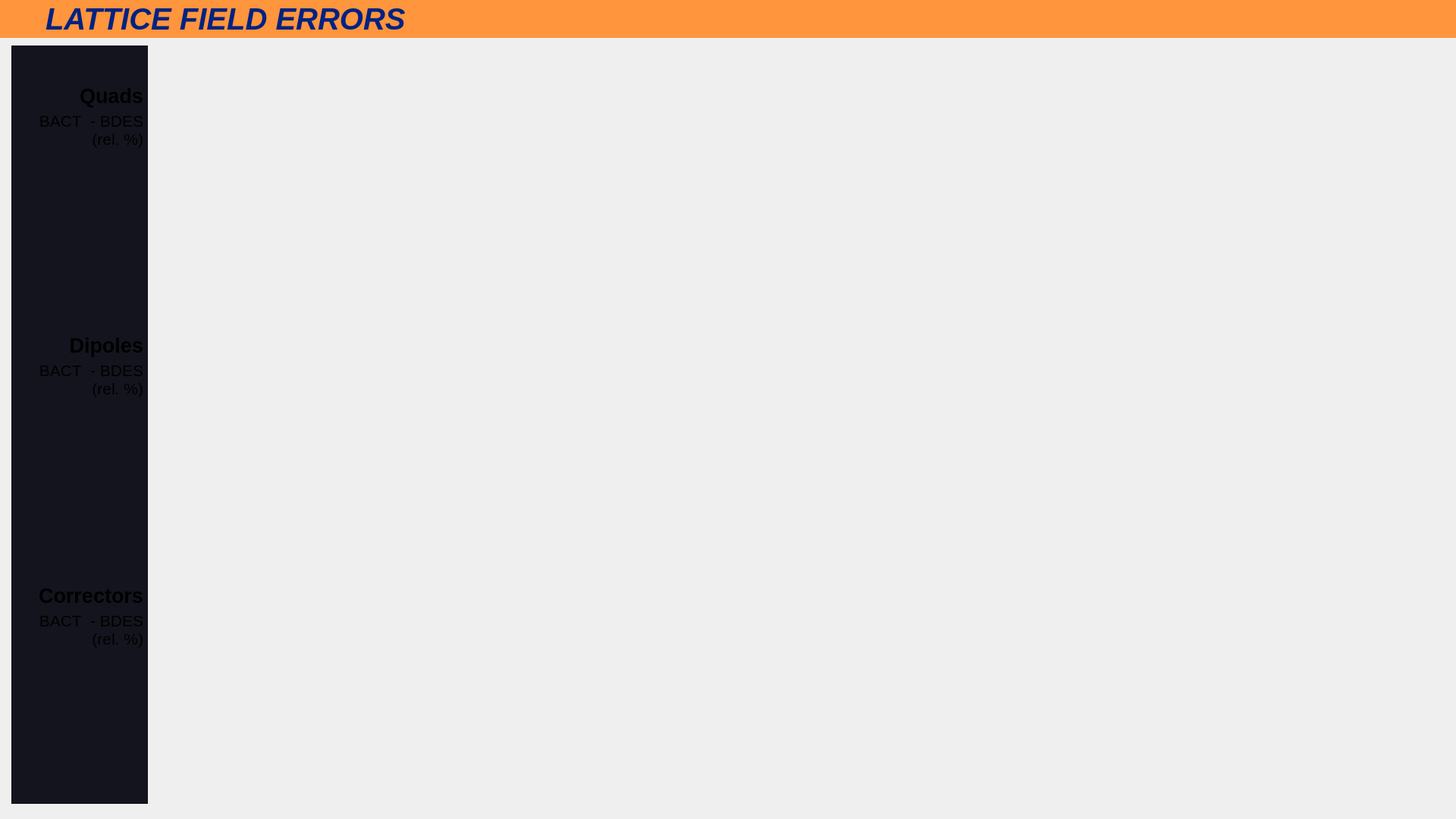
<?xml version="1.0" encoding="UTF-8"?>
<ui version="4.0">
 <class>Form</class>
 <widget class="QWidget" name="Form">
  <property name="geometry">
   <rect>
    <x>0</x>
    <y>0</y>
    <width>1920</width>
    <height>1080</height>
   </rect>
  </property>
  <property name="windowTitle">
   <string>Field Errors</string>
  </property>
  <widget class="QWidget" name="banner" native="true">
   <property name="geometry">
    <rect>
     <x>0</x>
     <y>0</y>
     <width>1920</width>
     <height>50</height>
    </rect>
   </property>
   <property name="styleSheet">
    <string notr="true">background-color: rgb(255,149,60);
color: rgb(0, 34, 130);</string>
   </property>
   <widget class="PyDMDrawingImage" name="F2_icon">
    <property name="geometry">
     <rect>
      <x>10</x>
      <y>5</y>
      <width>40</width>
      <height>40</height>
     </rect>
    </property>
    <property name="toolTip">
     <string/>
    </property>
    <property name="filename" stdset="0">
     <string>/home/fphysics/zack/workspace/resources/F2_icon.png</string>
    </property>
   </widget>
   <widget class="QLabel" name="title">
    <property name="geometry">
     <rect>
      <x>60</x>
      <y>0</y>
      <width>1000</width>
      <height>50</height>
     </rect>
    </property>
    <property name="font">
     <font>
      <pointsize>30</pointsize>
      <weight>75</weight>
      <italic>true</italic>
      <bold>true</bold>
     </font>
    </property>
    <property name="text">
     <string>LATTICE FIELD ERRORS</string>
    </property>
   </widget>
  </widget>
  <widget class="QWidget" name="body" native="true">
   <property name="geometry">
    <rect>
     <x>0</x>
     <y>50</y>
     <width>1920</width>
     <height>1030</height>
    </rect>
   </property>
   <property name="font">
    <font>
     <weight>50</weight>
     <italic>true</italic>
     <bold>false</bold>
    </font>
   </property>
   <property name="styleSheet">
    <string notr="true">background-color: rgb(0, 0, 10);
color: rgb(255, 255, 255);

PyDMLabel {
  border-radius: 5px;
}
PyDMLabel[alarmSensitiveBorder=&quot;true&quot;][alarmSeverity=&quot;0&quot;] {
  background-color: rgb(0,255,0);
  color: rgb(0,0,0);
}

PyDMLabel[alarmSensitiveBorder=&quot;true&quot;][alarmSeverity=&quot;1&quot;] {
  background-color: rgb(255,255,0);
  color: rgb(0,0,0);
}

PyDMLabel[alarmSensitiveBorder=&quot;true&quot;][alarmSeverity=&quot;2&quot;] {
  background-color: rgb(255,0,0);
  color: rgb(255,255,255);
}

PyDMLabel[alarmSensitiveBorder=&quot;true&quot;][alarmSeverity=&quot;3&quot;] {
  background-color: rgb(192,0,255);
  color: rgb(255,255,0);
}

PyDMLabel[alarmSensitiveBorder=&quot;true&quot;][alarmSeverity=&quot;4&quot;] {
  color: rgb(218,218,218);
  background-color: rgb(25,25,25);
}</string>
   </property>
   <widget class="QFrame" name="frame_labels">
    <property name="geometry">
     <rect>
      <x>15</x>
      <y>10</y>
      <width>180</width>
      <height>1000</height>
     </rect>
    </property>
    <property name="styleSheet">
     <string notr="true">background-color: rgb(20,20,30);</string>
    </property>
    <property name="frameShape">
     <enum>QFrame::StyledPanel</enum>
    </property>
    <property name="frameShadow">
     <enum>QFrame::Raised</enum>
    </property>
    <layout class="QGridLayout" name="gridLayout_12">
     <property name="leftMargin">
      <number>5</number>
     </property>
     <property name="topMargin">
      <number>10</number>
     </property>
     <property name="rightMargin">
      <number>5</number>
     </property>
     <property name="bottomMargin">
      <number>5</number>
     </property>
     <property name="horizontalSpacing">
      <number>10</number>
     </property>
     <property name="verticalSpacing">
      <number>5</number>
     </property>
     <item row="11" column="0">
      <spacer name="verticalSpacer">
       <property name="orientation">
        <enum>Qt::Vertical</enum>
       </property>
       <property name="sizeHint" stdset="0">
        <size>
         <width>20</width>
         <height>40</height>
        </size>
       </property>
      </spacer>
     </item>
     <item row="5" column="0">
      <widget class="QLabel" name="label_67">
       <property name="font">
        <font>
         <pointsize>20</pointsize>
         <weight>75</weight>
         <bold>true</bold>
        </font>
       </property>
       <property name="text">
        <string>Dipoles</string>
       </property>
       <property name="alignment">
        <set>Qt::AlignBottom|Qt::AlignRight|Qt::AlignTrailing</set>
       </property>
      </widget>
     </item>
     <item row="9" column="0">
      <widget class="QLabel" name="label_68">
       <property name="font">
        <font>
         <pointsize>20</pointsize>
         <weight>75</weight>
         <bold>true</bold>
        </font>
       </property>
       <property name="text">
        <string>Correctors</string>
       </property>
       <property name="alignment">
        <set>Qt::AlignBottom|Qt::AlignRight|Qt::AlignTrailing</set>
       </property>
      </widget>
     </item>
     <item row="2" column="0">
      <widget class="QLabel" name="label_69">
       <property name="font">
        <font>
         <pointsize>16</pointsize>
         <weight>50</weight>
         <bold>false</bold>
        </font>
       </property>
       <property name="text">
        <string>BACT  - BDES (rel. %)</string>
       </property>
       <property name="alignment">
        <set>Qt::AlignRight|Qt::AlignTop|Qt::AlignTrailing</set>
       </property>
       <property name="wordWrap">
        <bool>true</bool>
       </property>
      </widget>
     </item>
     <item row="4" column="0">
      <spacer name="verticalSpacer_5">
       <property name="orientation">
        <enum>Qt::Vertical</enum>
       </property>
       <property name="sizeType">
        <enum>QSizePolicy::Minimum</enum>
       </property>
       <property name="sizeHint" stdset="0">
        <size>
         <width>20</width>
         <height>40</height>
        </size>
       </property>
      </spacer>
     </item>
     <item row="8" column="0">
      <spacer name="verticalSpacer_4">
       <property name="orientation">
        <enum>Qt::Vertical</enum>
       </property>
       <property name="sizeHint" stdset="0">
        <size>
         <width>20</width>
         <height>40</height>
        </size>
       </property>
      </spacer>
     </item>
     <item row="1" column="0">
      <widget class="QLabel" name="label_66">
       <property name="font">
        <font>
         <pointsize>20</pointsize>
         <weight>75</weight>
         <bold>true</bold>
        </font>
       </property>
       <property name="text">
        <string>Quads</string>
       </property>
       <property name="alignment">
        <set>Qt::AlignBottom|Qt::AlignRight|Qt::AlignTrailing</set>
       </property>
      </widget>
     </item>
     <item row="3" column="0">
      <spacer name="verticalSpacer_3">
       <property name="orientation">
        <enum>Qt::Vertical</enum>
       </property>
       <property name="sizeHint" stdset="0">
        <size>
         <width>20</width>
         <height>40</height>
        </size>
       </property>
      </spacer>
     </item>
     <item row="7" column="0">
      <spacer name="verticalSpacer_2">
       <property name="orientation">
        <enum>Qt::Vertical</enum>
       </property>
       <property name="sizeType">
        <enum>QSizePolicy::Minimum</enum>
       </property>
       <property name="sizeHint" stdset="0">
        <size>
         <width>20</width>
         <height>40</height>
        </size>
       </property>
      </spacer>
     </item>
     <item row="10" column="0">
      <widget class="QLabel" name="label_71">
       <property name="font">
        <font>
         <pointsize>16</pointsize>
         <weight>50</weight>
         <bold>false</bold>
        </font>
       </property>
       <property name="text">
        <string>BACT  - BDES (rel. %)</string>
       </property>
       <property name="alignment">
        <set>Qt::AlignRight|Qt::AlignTop|Qt::AlignTrailing</set>
       </property>
       <property name="wordWrap">
        <bool>true</bool>
       </property>
      </widget>
     </item>
     <item row="6" column="0">
      <widget class="QLabel" name="label_70">
       <property name="font">
        <font>
         <pointsize>16</pointsize>
         <weight>50</weight>
         <bold>false</bold>
        </font>
       </property>
       <property name="text">
        <string>BACT  - BDES (rel. %)</string>
       </property>
       <property name="alignment">
        <set>Qt::AlignRight|Qt::AlignTop|Qt::AlignTrailing</set>
       </property>
       <property name="wordWrap">
        <bool>true</bool>
       </property>
      </widget>
     </item>
     <item row="0" column="0">
      <spacer name="verticalSpacer_6">
       <property name="orientation">
        <enum>Qt::Vertical</enum>
       </property>
       <property name="sizeType">
        <enum>QSizePolicy::Minimum</enum>
       </property>
       <property name="sizeHint" stdset="0">
        <size>
         <width>20</width>
         <height>40</height>
        </size>
       </property>
      </spacer>
     </item>
    </layout>
   </widget>
   <widget class="PyDMEmbeddedDisplay" name="PyDMEmbeddedDisplay">
    <property name="geometry">
     <rect>
      <x>209</x>
      <y>15</y>
      <width>1696</width>
      <height>1000</height>
     </rect>
    </property>
    <property name="toolTip">
     <string/>
    </property>
    <property name="filename" stdset="0">
     <string>/home/fphysics/zack/workspace/F2_lat_plots/mag_plots.py</string>
    </property>
   </widget>
  </widget>
 </widget>
 <customwidgets>
  <customwidget>
   <class>PyDMDrawingImage</class>
   <extends>QWidget</extends>
   <header>pydm.widgets.drawing</header>
  </customwidget>
  <customwidget>
   <class>PyDMEmbeddedDisplay</class>
   <extends>QFrame</extends>
   <header>pydm.widgets.embedded_display</header>
  </customwidget>
 </customwidgets>
 <resources/>
 <connections/>
</ui>
